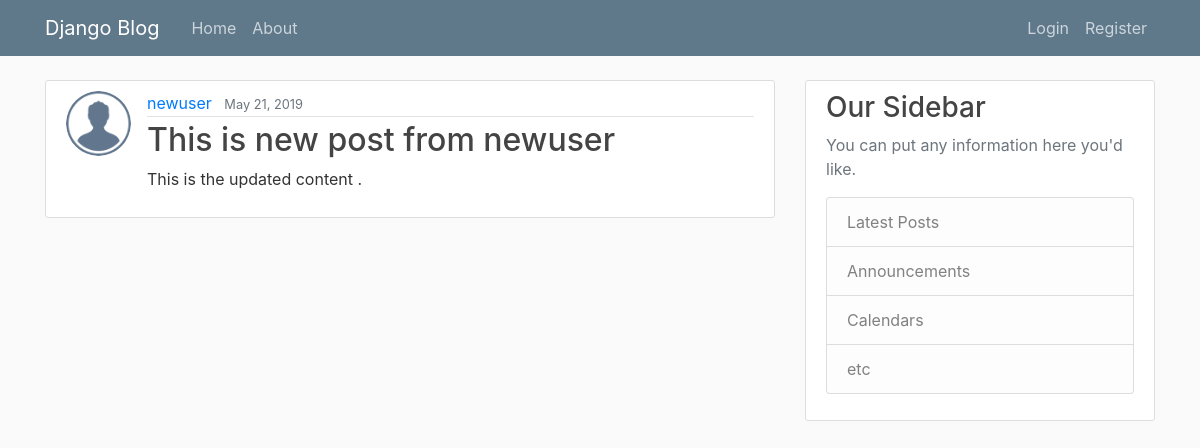
The page /post/30/ on the database its author committed.
### blog/models.py (models this page shows, shortened)
class Post(models.Model):
    title= models.CharField(max_length=100)
    content= models.TextField()
    date_posted= models.DateTimeField(default=timezone.now)
    authors= models.ForeignKey(User,on_delete=models.CASCADE)

### users/models.py (models this page shows, shortened)
class Profile(models.Model):
    user=models.OneToOneField(User,on_delete=models.CASCADE)
    image=models.ImageField(default='default.png',upload_to='profile_pics')

### blog/views.py (the view)
# urls.py: path('post/<int:pk>/', PostDetailView.as_view(), name='post-detail'),
class PostDetailView(DetailView):
    model = Post

### blog/templates/blog/post_detail.html (shortened to what this page needs)
{% extends 'blog/base.html' %}
{% block content %}
    <article class="media content-section">
        <img class='rounded-circle article-img' src="{{ object.authors.profile.image.url }}" alt="">
        <div class="media-body">
            <div class="article-metadata">
                <a class="mr-2" href='{% url 'user-posts' post.authors.username %}'>{{ object.authors }}</a>
                <small class="text-muted">{{ object.date_posted|date:"F d, Y" }}</small>
            </div>
            <h2 class="article-title">{{ object.title }}</h2>
            <p class="article-content">{{ object.content }}</p>
        </div>
    </article>
{% endblock content %}

### blog/static/blog/main.css (style rules this page uses)
body { background: #fafafa; color: #333333; margin-top: 5rem; }
h1, h2, h3, h4, h5, h6 { color: #444444; }
.content-section { background: #ffffff; padding: 10px 20px; border: 1px solid #dddddd; border-radius: 3px; margin-bottom: 20px; }
.article-title { color: #444444; }
.article-content { white-space: pre-line; }
.article-img { height: 65px; width: 65px; margin-right: 16px; }
.article-metadata { padding-bottom: 1px; margin-bottom: 4px; border-bottom: 1px solid #e3e3e3 }

### rows shown on the page
Post: authors.profile.image (placeholder picture), authors "newuser", date_posted "May 21, 2019", title "This is new post from newuser", content "This is the updated content ."
